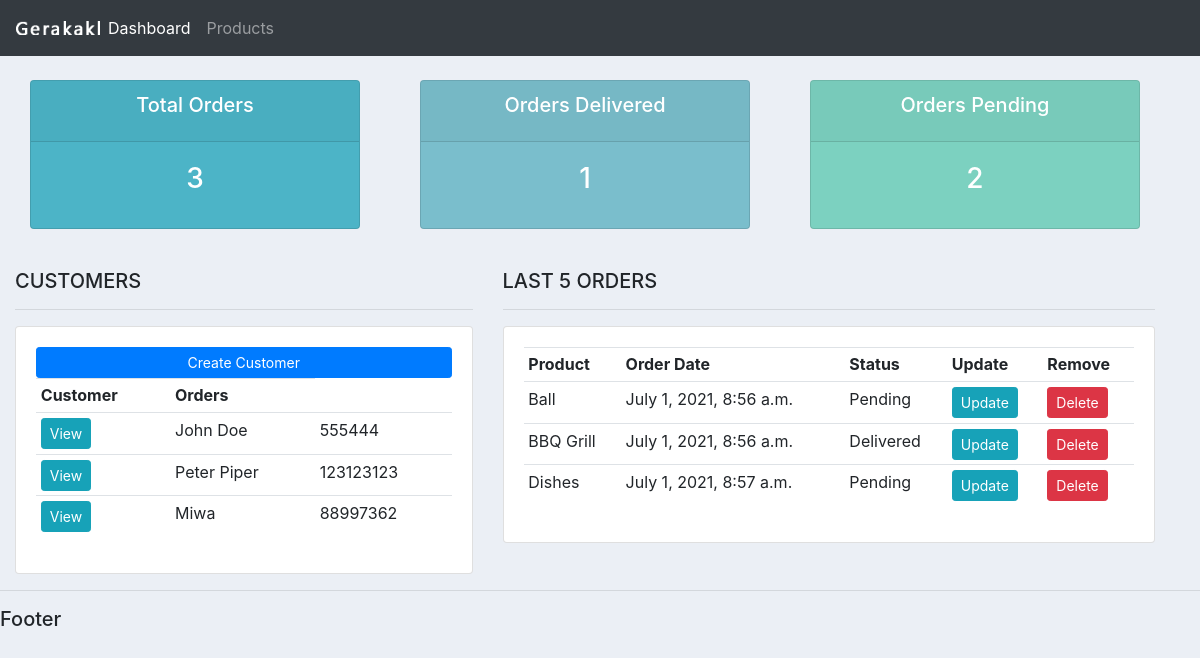
/, run on an earlier commit of the app's database.
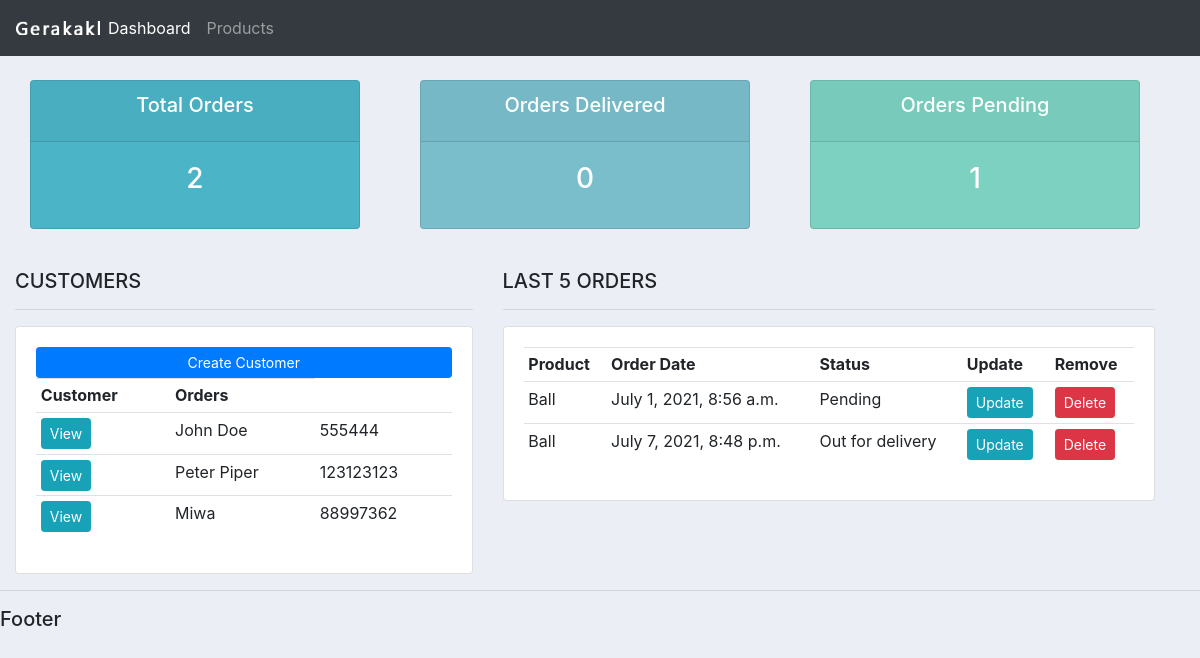
And on a later commit of the database.
### accounts/models.py (models this page shows, shortened)
class Customer(models.Model):
    name = models.CharField(max_length=200, null=True)
    phone = models.CharField(max_length=200, null=True)
    email = models.CharField(max_length=200, null=True)
    date_created = models.DateTimeField(auto_now_add=True, null=True)

class Order(models.Model):
    STATUS = (
        ('Pending', 'Pending'),
        ('Out for delivery', 'Out for delivery'),
        ('Delivered', 'Delivered'),
    )
    customer = models.ForeignKey(Customer, null=True, on_delete=models.SET_NULL)
    product = models.ForeignKey(Product, null=True, on_delete=models.SET_NULL)
    date_created = models.DateTimeField(auto_now_add=True, null=True)
    status = models.CharField(max_length=200, null=True, choices=STATUS)
    note = models.CharField(max_length=1000, null=True)

class Product(models.Model):
    CATEGORY = (
        ('Indoor', 'Indoor'),
        ('Out door', 'Out door'),
    )
    name = models.CharField(max_length=200, null=True)
    price = models.FloatField(null=True)
    category = models.CharField(max_length=200, null=True, choices=CATEGORY)
    description = models.CharField(max_length=200, null=True, blank=True)
    date_created = models.DateTimeField(auto_now_add=True, null=True)
    tags = models.ManyToManyField(Tag)
    def __str__(self):
        return self.name

### accounts/views.py (the view)
# urls.py: path('', views.home, name="home"),
def home(request):
    orders = Order.objects.all()
    customers = Customer.objects.all()
    total_customers = customers.count()
    total_orders = orders.count()
    delivered = orders.filter(status='Delivered').count()
    pending = orders.filter(status='Pending').count()
    context = {'orders': orders, 'customers': customers,
               'total_orders': total_orders, 'total_customers': total_customers,
               'delivered': delivered, 'pending': pending}
    return render(request, 'accounts/dashboard.html', context)

### accounts/templates/accounts/dashboard.html
{% extends 'accounts/main.html' %}
{% block content %}
{% include 'accounts/status.html' %}
<br>
<div class="container-fluid row">
    <div class="col-md-5">
        <h5>CUSTOMERS</h5>
        <hr>
        <div class="card card-body">
            <a class="btn btn-primary btn-sm btn-block" href="">Create Customer</a>
            <table class="table table-sm">
                <tr>
                    <th>Customer</th>
                    <th>Orders</th>
                </tr>
                {% for customer in customers %}
                <tr>
                    <td><a class="btn btn-sm btn-info" href="{% url 'customer' customer.id %}">View</a></td>
                    <td>{{customer.name}}</td>
                    <td>{{customer.phone}}</td>
                </tr>
                {% endfor %}
            </table>
        </div>
    </div>
    <div class="col-md-7">
        <h5>LAST 5 ORDERS</h5>
        <hr>
        <div class="card card-body">
            <table class="table table-sm">
                <tr>
                    <th>Product</th>
                    <th>Order Date</th>
                    <th>Status</th>
                    <th>Update</th>
                    <th>Remove</th>
                </tr>
                {% for order in orders %}
                <tr>
                    <td>{{order.product}}</td>
                    <td>{{order.date_created}}</td>
                    <td>{{order.status}}</td>
                    <td><a class="btn btn-sm btn-info" href=" {% url 'update_order' order.id %}">Update</a></td>
                    <td><a class="btn btn-sm btn-danger" href=" {% url 'delete_order' order.id %}">Delete</a></td>
                </tr>
                {% endfor %}
            </table>
        </div>
    </div>
</div>
{% endblock %}

What changed in the data, as far as the page shows it:
removed Order: product "BBQ Grill", date_created "July 1, 2021, 8:56 a.m.", status "Delivered"
removed Order: product "Dishes", date_created "July 1, 2021, 8:57 a.m.", status "Pending"
added Order: product "Ball", date_created "July 7, 2021, 8:48 p.m.", status "Out for delivery"
Also different on the page:
{{ total_orders }}: "3" → "2"
{{ delivered }}: "1" → "0"
{{ pending }}: "2" → "1"
